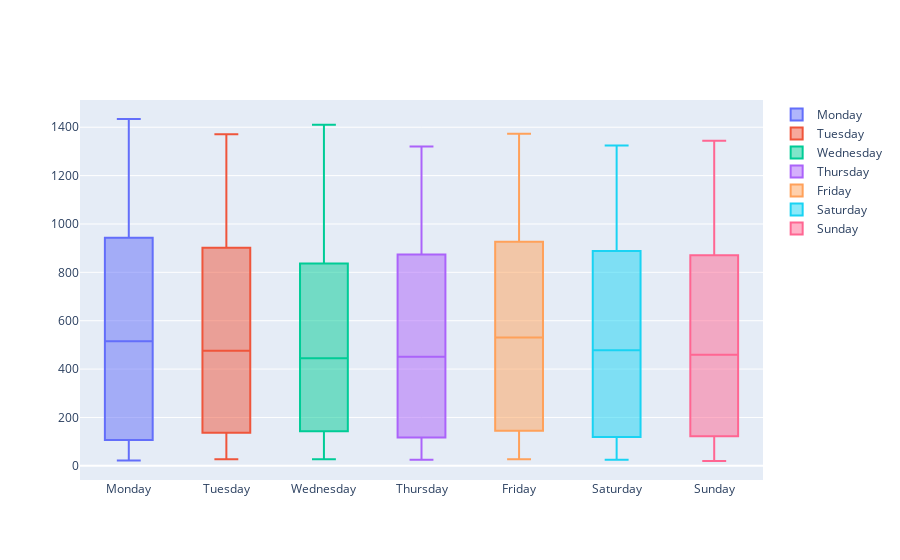

Source (notebook cell):
### Code cell
#in cycle append boxes and then show 'em on one plot
data = []
for i in df_task4_3.index:
    data.append(go.Box(y=df_task4_3.loc[i], name=i))  
iplot(data, show_link = False)

### Figure 1 — Plotly figure (JSON) as saved in the notebook; plotly's stock layout.template omitted (floating-point values rounded to 4 significant figures)
{"data": [{"name": "Monday", "type": "box", "y": [1434, 627, 1174, 1074, 647, 554, 1096, 431, 772, 864, 357, 1023, 252, 476, 22, 85, 95, 96, 118, 96]}, {"name": "Tuesday", "type": "box", "y": [1371, 594, 1222, 1019, 668, 462, 1002, 489, 712, 841, 379, 962, 248, 415, 27, 55, 94, 156, 118, 89]}, {"name": "Wednesday", "type": "box", "y": [1410, 604, 1238, 1024, 639, 441, 1018, 430, 749, 767, 366, 907, 268, 449, 27, 78, 78, 161, 126, 78]}, {"name": "Thursday", "type": "box", "y": [1320, 557, 1190, 1044, 599, 476, 998, 422, 767, 823, 397, 924, 249, 427, 25, 67, 88, 112, 123, 69]}, {"name": "Friday", "type": "box", "y": [1373, 598, 1273, 1175, 569, 560, 991, 501, 780, 878, 441, 976, 273, 416, 27, 87, 94, 113, 177, 74]}, {"name": "Saturday", "type": "box", "y": [1321, 637, 1324, 870, 584, 319, 1135, 572, 813, 1034, 370, 906, 207, 383, 25, 76, 76, 99, 139, 74]}, {"name": "Sunday", "type": "box", "y": [1344, 629, 1273, 791, 508, 253, 1245, 502, 831, 1046, 383, 911, 206, 416, 20, 85, 36, 76, 159, 75]}], "layout": {}}
